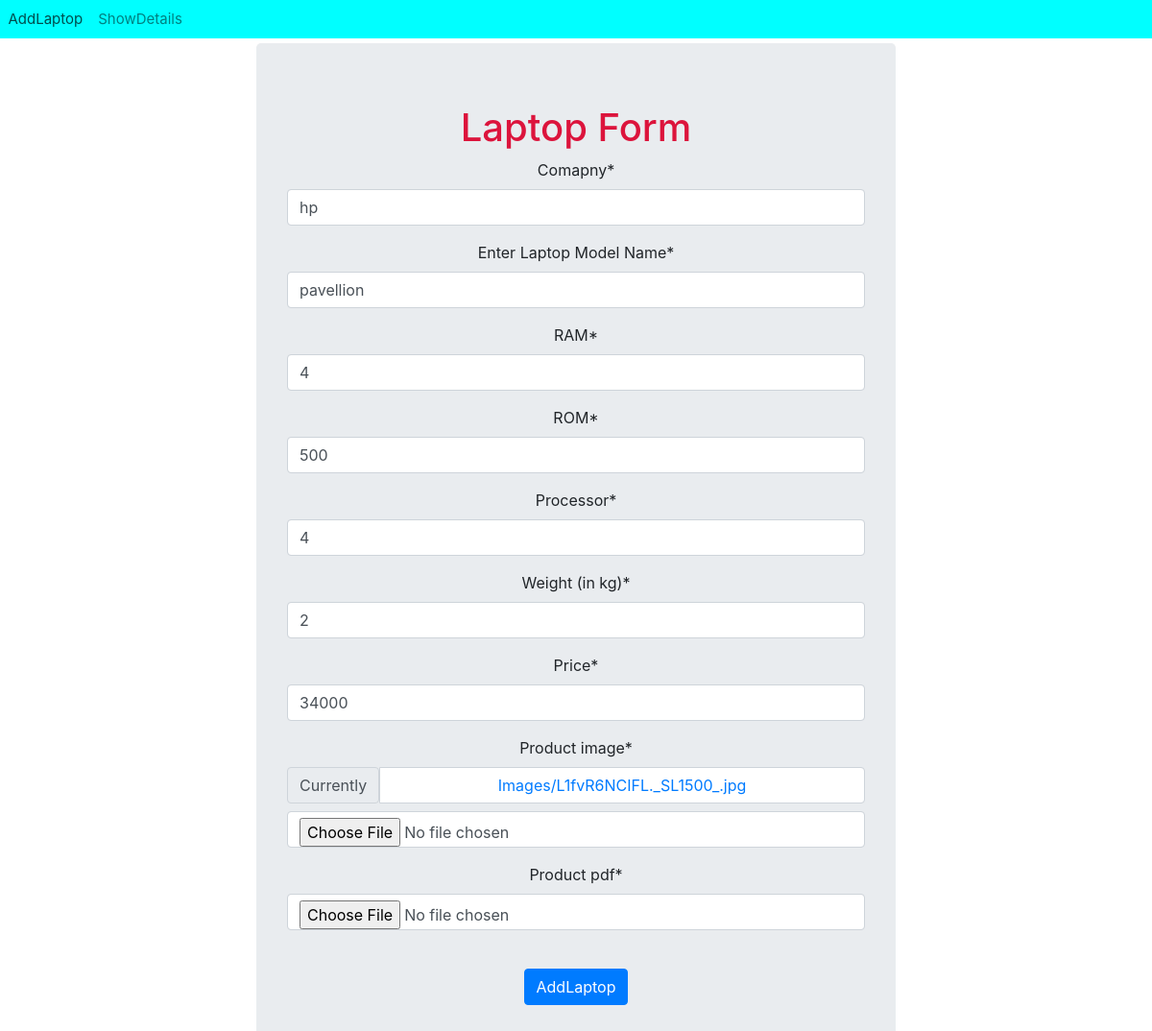
Page /laptop/update/2/ on the committed database.
### LaptopApp/models.py (models this page shows, shortened)
class Laptop(models.Model):
    comapny=models.CharField(max_length=50)
    model_name=models.CharField(max_length=50)
    ram=models.IntegerField()
    rom=models.IntegerField()
    processor=models.CharField(max_length=40)
    weight=models.IntegerField()
    product_image=models.ImageField(upload_to='Images/')
    product_pdf=models.FileField(upload_to='Files/')
    price=models.IntegerField()

### LaptopApp/views.py (the view, shortened to what this page needs)
# urls.py: path('update/<int:i>/',views.LaptopUpdate.as_view(),name='update'),
class LaptopUpdate(View):
    def get(self,request,i):
        laptop = Laptop.objects.get(id=i)
        form = LaptopModelForm(instance=laptop)
        template_name = 'LaptopApp/addlaptop.html'
        context = {'form':form}
        return render(request, template_name, context)

### LaptopApp/forms.py (shortened to what this page needs)
class LaptopModelForm(forms.ModelForm):
    class Meta:
        model = Laptop
        fields = ['comapny','model_name','ram','rom','processor','weight','price','product_image','product_pdf']
        labels = {
            'company':'Enter Company Name',
            'model_name':'Enter Laptop Model Name',
            'ram':'RAM',
            'rom':'ROM',
            'weight':'Weight (in kg)'
        }
        widgets = {
            'ram':forms.TextInput(attrs={'placeholder':'in GB'}),
            'rom':forms.TextInput(attrs={'placeholder':'in GB'}),
        }

### template/LaptopApp/addlaptop.html (shortened to what this page needs)
{% extends "layout.html" %}
{% load crispy_forms_tags %}
{% block content %}
    <div class="container">
        <form method="post" enctype="multipart/form-data" class="jumbotron " style="margin:auto;width:60%;text-align:center;">
            <h1 style="text-align:center;color:crimson">Laptop Form</h1>
            {{form | crispy}}
            <br>
            <input type="submit" value="AddLaptop" class="btn btn-primary " style="text-align:center;">
        </form>
    </div>
{% endblock %}

### rows in the picture
Laptop: comapny "hp", model_name "pavellion", ram "4", rom "500", processor "4", weight "2", price "34000"
